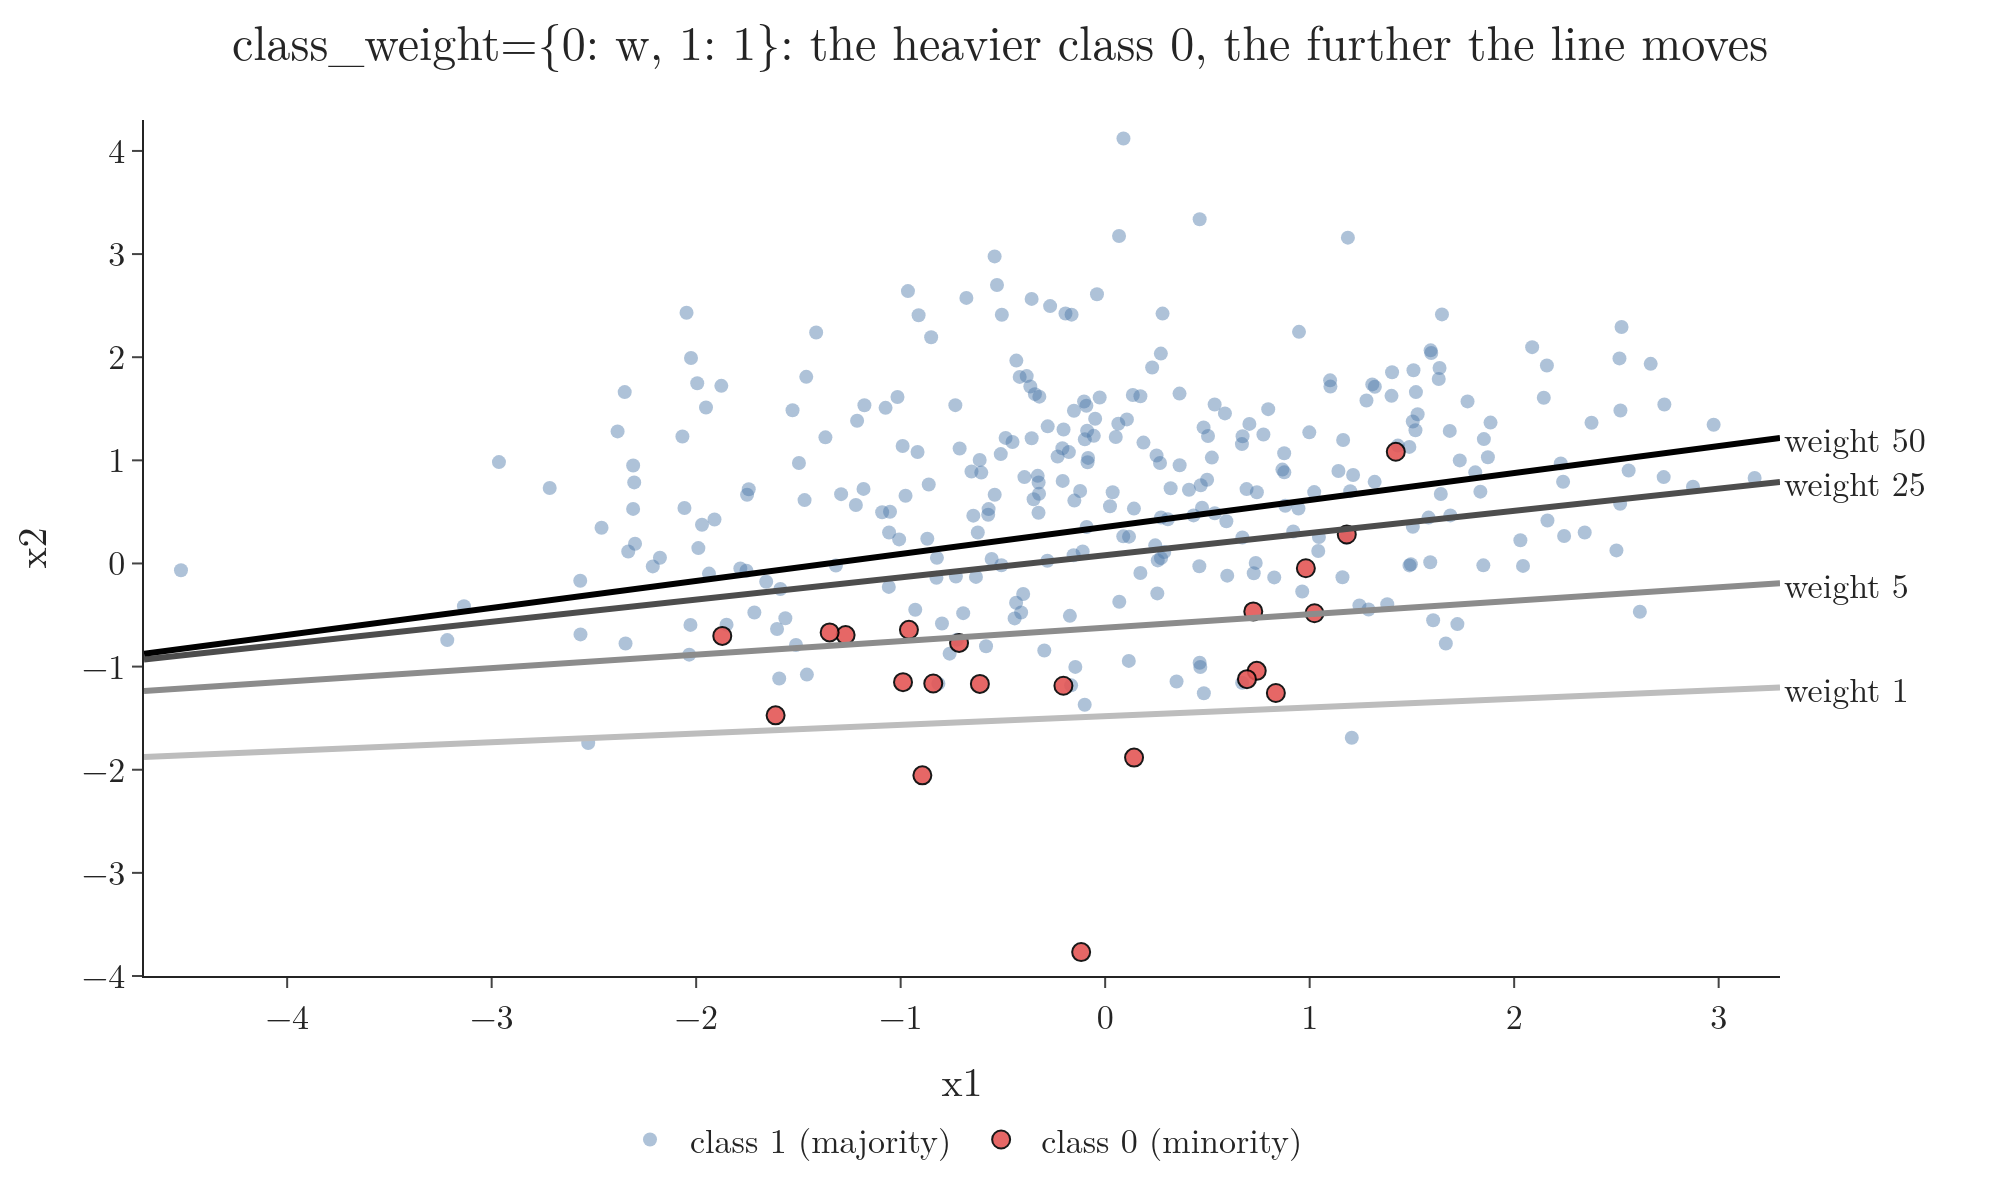

The script that drew this image:
"""The line logistic regression learns as class 0's weight grows: 1 (no weighting), 5, 25, 50."""
from pathlib import Path
import numpy as np
import plotly.graph_objects as go
from sklearn.linear_model import LogisticRegression
from imb import BLUE, RED, FONT, data

here = Path(__file__).parent
Xtr, Xte, ytr, yte = data()
gx = np.linspace(-4.7, 3.3, 50)
fig = go.Figure()
for label, colour, name in [(1, BLUE, "class 1 (majority)"), (0, RED, "class 0 (minority)")]:
    m = ytr == label
    fig.add_trace(go.Scatter(x=Xtr[m, 0], y=Xtr[m, 1], mode="markers", name=name,
                             marker=dict(color=colour, size=9 if label == 0 else 7, opacity=0.9 if label == 0 else 0.45,
                                         line=dict(width=1, color="black") if label == 0 else None)))
for w, shade in [(1, "#BDBDBD"), (5, "#8C8C8C"), (25, "#4D4D4D"), (50, "#000000")]:
    m = LogisticRegression(class_weight={0: w, 1: 1}).fit(Xtr, ytr)
    (a, b), c = m.coef_[0], m.intercept_[0]
    yy = -(a * gx + c) / b
    fig.add_trace(go.Scatter(x=gx, y=yy, mode="lines", line=dict(color=shade, width=3), showlegend=False))
    fig.add_annotation(x=3.3, y=yy[-1], text=f"weight {w}", showarrow=False, xanchor="left",
                       font=dict(family=FONT["family"], size=17))
fig.update_layout(template="simple_white", width=1000, height=600, font=FONT,
                  title=dict(text="class_weight={0: w, 1: 1}: the heavier class 0, the further the line moves", x=0.5),
                  xaxis=dict(range=[-4.7, 3.3], title="x1"), yaxis=dict(range=[-4, 4.3], title="x2"),
                  legend=dict(orientation="h", x=0.5, xanchor="center", y=-0.15), margin=dict(l=60, r=110, t=60, b=110))
fig.write_image(here / "class_weight.png", scale=2)
fig.write_image(here / "class_weight.pdf")
